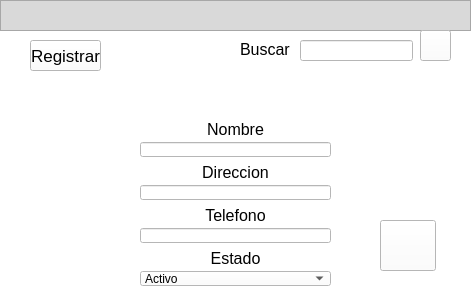
<?xml version="1.0" encoding="UTF-8"?>
<ui version="4.0">
 <class>Form</class>
 <widget class="QWidget" name="Form">
  <property name="geometry">
   <rect>
    <x>0</x>
    <y>0</y>
    <width>471</width>
    <height>302</height>
   </rect>
  </property>
  <property name="windowTitle">
   <string>Form</string>
  </property>
  <property name="styleSheet">
   <string notr="true">background-color: rgb(255, 255, 255);</string>
  </property>
  <widget class="QPushButton" name="b_guardar_vista_clientes">
   <property name="geometry">
    <rect>
     <x>380</x>
     <y>220</y>
     <width>56</width>
     <height>51</height>
    </rect>
   </property>
   <property name="text">
    <string/>
   </property>
   <property name="icon">
    <iconset>
     <normaloff>../../images/floppy-disk_620785.png</normaloff>../../images/floppy-disk_620785.png</iconset>
   </property>
   <property name="iconSize">
    <size>
     <width>25</width>
     <height>25</height>
    </size>
   </property>
  </widget>
  <widget class="QFrame" name="frame">
   <property name="geometry">
    <rect>
     <x>0</x>
     <y>0</y>
     <width>471</width>
     <height>31</height>
    </rect>
   </property>
   <property name="styleSheet">
    <string notr="true">background-color: rgb(217, 217, 217);</string>
   </property>
   <property name="frameShape">
    <enum>QFrame::StyledPanel</enum>
   </property>
   <property name="frameShadow">
    <enum>QFrame::Raised</enum>
   </property>
  </widget>
  <widget class="QLineEdit" name="line_buscar_vista_clientes">
   <property name="geometry">
    <rect>
     <x>300</x>
     <y>40</y>
     <width>113</width>
     <height>21</height>
    </rect>
   </property>
  </widget>
  <widget class="QPushButton" name="b_buscar_vista_clientes">
   <property name="geometry">
    <rect>
     <x>420</x>
     <y>30</y>
     <width>31</width>
     <height>31</height>
    </rect>
   </property>
   <property name="text">
    <string/>
   </property>
   <property name="icon">
    <iconset>
     <normaloff>../../images/search_7079548.png</normaloff>../../images/search_7079548.png</iconset>
   </property>
   <property name="iconSize">
    <size>
     <width>18</width>
     <height>18</height>
    </size>
   </property>
  </widget>
  <widget class="QPushButton" name="b_registrar_vista_clientes">
   <property name="geometry">
    <rect>
     <x>30</x>
     <y>40</y>
     <width>71</width>
     <height>31</height>
    </rect>
   </property>
   <property name="font">
    <font>
     <pointsize>13</pointsize>
    </font>
   </property>
   <property name="text">
    <string>Registrar</string>
   </property>
  </widget>
  <widget class="QWidget" name="verticalLayoutWidget">
   <property name="geometry">
    <rect>
     <x>140</x>
     <y>120</y>
     <width>191</width>
     <height>166</height>
    </rect>
   </property>
   <layout class="QVBoxLayout" name="verticalLayout">
    <item>
     <widget class="QLabel" name="label_nombre_vista_clientes">
      <property name="text">
       <string>&lt;html&gt;&lt;head/&gt;&lt;body&gt;&lt;p align=&quot;center&quot;&gt;&lt;span style=&quot; font-size:12pt;&quot;&gt;Nombre&lt;/span&gt;&lt;/p&gt;&lt;/body&gt;&lt;/html&gt;</string>
      </property>
     </widget>
    </item>
    <item>
     <widget class="QLineEdit" name="line_nombre_vista_clientes"/>
    </item>
    <item>
     <widget class="QLabel" name="label_direccion_vista_clientes">
      <property name="text">
       <string>&lt;html&gt;&lt;head/&gt;&lt;body&gt;&lt;p align=&quot;center&quot;&gt;&lt;span style=&quot; font-size:12pt;&quot;&gt;Direccion&lt;/span&gt;&lt;/p&gt;&lt;/body&gt;&lt;/html&gt;</string>
      </property>
     </widget>
    </item>
    <item>
     <widget class="QLineEdit" name="line_direccion_vista_clientes"/>
    </item>
    <item>
     <widget class="QLabel" name="label_telefono_vista_clientes">
      <property name="text">
       <string>&lt;html&gt;&lt;head/&gt;&lt;body&gt;&lt;p align=&quot;center&quot;&gt;&lt;span style=&quot; font-size:12pt;&quot;&gt;Telefono&lt;/span&gt;&lt;/p&gt;&lt;/body&gt;&lt;/html&gt;</string>
      </property>
     </widget>
    </item>
    <item>
     <widget class="QLineEdit" name="line_telefono"/>
    </item>
    <item>
     <widget class="QLabel" name="label_estado_vista_clientes">
      <property name="text">
       <string>&lt;html&gt;&lt;head/&gt;&lt;body&gt;&lt;p align=&quot;center&quot;&gt;&lt;span style=&quot; font-size:12pt;&quot;&gt;Estado&lt;/span&gt;&lt;/p&gt;&lt;/body&gt;&lt;/html&gt;</string>
      </property>
     </widget>
    </item>
    <item>
     <widget class="QComboBox" name="caja_estado">
      <item>
       <property name="text">
        <string>Activo</string>
       </property>
      </item>
      <item>
       <property name="text">
        <string>Inactivo</string>
       </property>
      </item>
     </widget>
    </item>
   </layout>
  </widget>
  <widget class="QLabel" name="label_buscar_vista_clientes">
   <property name="geometry">
    <rect>
     <x>240</x>
     <y>40</y>
     <width>51</width>
     <height>16</height>
    </rect>
   </property>
   <property name="text">
    <string>&lt;html&gt;&lt;head/&gt;&lt;body&gt;&lt;p align=&quot;center&quot;&gt;&lt;span style=&quot; font-size:12pt;&quot;&gt;Buscar:&lt;/span&gt;&lt;/p&gt;&lt;/body&gt;&lt;/html&gt;</string>
   </property>
  </widget>
 </widget>
 <resources/>
 <connections/>
</ui>
